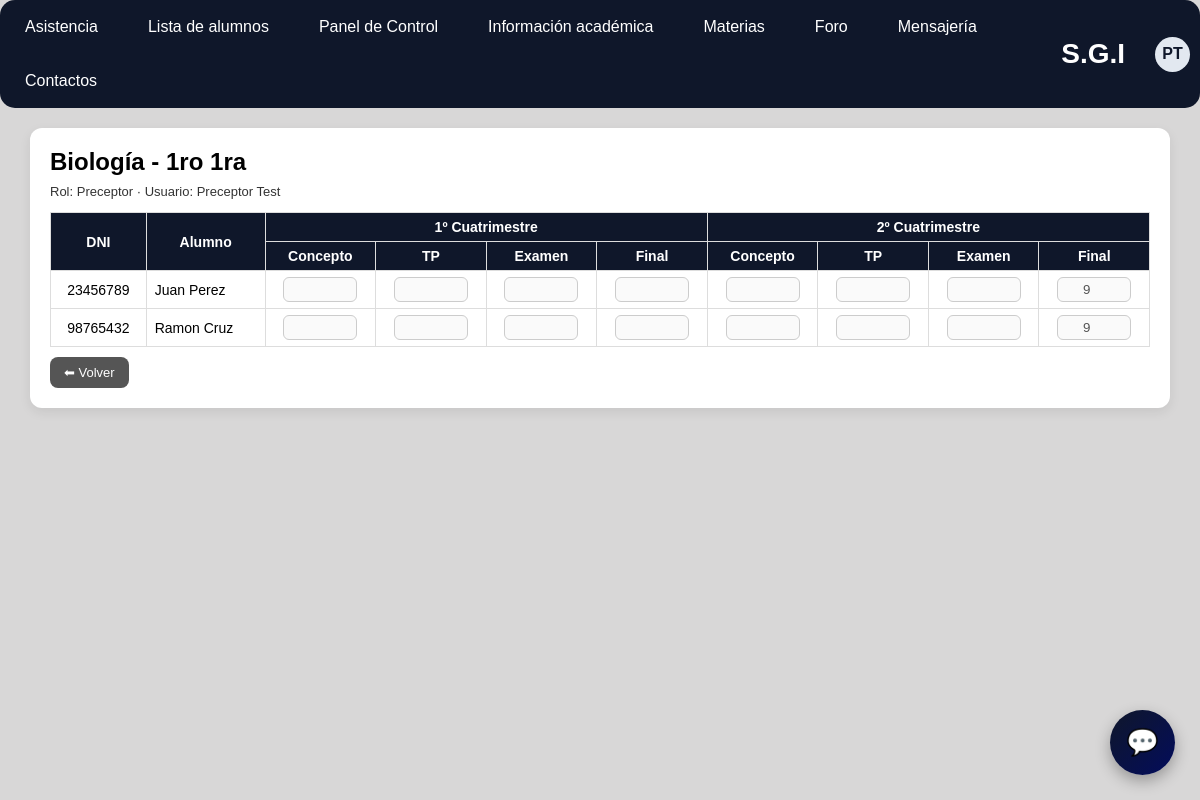
Page /S.G.I-Campus-VerFINAL-7mo7ma/notas_curso.php?curso_id=1&materia_id=85 (signed in) on the committed database.
### tables this page shows
CREATE TABLE `materias` (
  `id` int(10) UNSIGNED NOT NULL,
  `nombre` varchar(120) NOT NULL COMMENT 'ej: matematicas, fisica, etc'
);

CREATE TABLE `curso` (
  `id` int(11) NOT NULL,
  `curso_year_id` int(11) NOT NULL,
  `curso_division_id` int(11) NOT NULL,
  `modalidad_id` int(11) DEFAULT NULL COMMENT 'NULL = Ciclo basico/ninguna modalidad'
);

CREATE TABLE `curso_year` (
  `id` int(11) NOT NULL,
  `year` varchar(20) NOT NULL COMMENT 'ej: "1ro", "2da", etc'
);

CREATE TABLE `curso_division` (
  `id` int(11) NOT NULL,
  `division` varchar(20) NOT NULL COMMENT 'ej: 7ma, 6to, A, etc'
);

CREATE TABLE `usuarios` (
  `dni` int(10) UNSIGNED NOT NULL,
  `password` varchar(100) NOT NULL,
  `nombre` varchar(100) NOT NULL,
  `telefono` varchar(30) DEFAULT NULL,
  `rol` enum('root','admin','directivo','jefe_preceptores','jefe_area','jefe_taller','jefe_departamento','preceptor','profesor','familia') NOT NULL DEFAULT 'familia',
  `password_changed` tinyint(1) NOT NULL DEFAULT 1
);

### S.G.I-Campus-VerFINAL-7mo7ma/helpers_academico.php (called while the page is built, shortened)
<?php
function currentYearEscolarId(PDO $pdo): int {
    $stmt = $pdo->query("SELECT id FROM year_escolar ORDER BY year DESC LIMIT 1");
    $id = $stmt->fetchColumn();
    return $id ? (int)$id : 1;
}
function usuarioTieneAccesoACurso(string $rol, int $dni, int $cursoId, int $yearId): bool {
    $pdo = db();
    $params = [':dni' => $dni, ':curso' => $cursoId, ':year' => $yearId];
    switch ($rol) {
        case 'preceptor':
            $sql = "
                SELECT 1
                FROM preceptor_curso
                WHERE preceptor_dni = :dni
                  AND curso_id = :curso
                  AND year_escolar_id = :year
                LIMIT 1
            ";
            break;
    }
    $stmt = $pdo->prepare($sql);
    $stmt->execute($params);
    return (bool)$stmt->fetchColumn();
}
function materiasDeCursoParaUsuario(string $rol, int $dni, int $cursoId, int $yearId): array {
    $pdo = db();
    $params = [':curso' => $cursoId, ':year' => $yearId];
    if ($rol === 'profesor') {
        $sql = "
            SELECT DISTINCT m.id, m.nombre
            FROM docente_materia_curso dmc
            JOIN curso_materia cm ON dmc.curso_materia_id = cm.id
            JOIN materias m       ON cm.materia_id        = m.id
            WHERE dmc.maestro_dni = :dni
              AND cm.curso_id = :curso
              AND cm.year_escolar_id = :year
            ORDER BY m.nombre
        ";
        $params[':dni'] = $dni;
    } else {
        $sql = "
            SELECT DISTINCT m.id, m.nombre
            FROM curso_materia cm
            JOIN materias m ON cm.materia_id = m.id
            WHERE cm.curso_id = :curso
              AND cm.year_escolar_id = :year
            ORDER BY m.nombre
        ";
    }
    $stmt = $pdo->prepare($sql);
    $stmt->execute($params);
    return $stmt->fetchAll();
}
function infoCurso(int $cursoId): ?array {
    $pdo = db();
    $sql = "
        SELECT c.id, cy.year, cd.division, c.modalidad_id, mo.nombre AS modalidad_nombre
        FROM curso c
        JOIN curso_year cy ON c.curso_year_id = cy.id
        JOIN curso_division cd ON c.curso_division_id = cd.id
        LEFT JOIN modalidad mo ON c.modalidad_id = mo.id
        WHERE c.id = :id
        LIMIT 1
    ";
    $stmt = $pdo->prepare($sql);
    $stmt->execute([':id' => $cursoId]);
    $row = $stmt->fetch();
    return $row ?: null;
}

### S.G.I-Campus-VerFINAL-7mo7ma/notas_curso.php (the view, shortened to what this page needs)
<?php
require_once 'auth.php';
require_once 'helpers_academico.php';
$pdo     = db();
$rol     = strtolower(trim($_SESSION['rol']));
$dni     = (int)($_SESSION['dni'] ?? 0);
$usuario = $_SESSION['usuario'] ?? '';
$yearId  = currentYearEscolarId($pdo);
$cursoId   = isset($_GET['curso_id']) ? (int)$_GET['curso_id'] : 0;
$materiaId = isset($_GET['materia_id']) ? (int)$_GET['materia_id'] : 0;
if (!usuarioTieneAccesoACurso($rol, $dni, $cursoId, $yearId) && $rol !== 'directivo') {
    http_response_code(403);
    echo "<p style='text-align:center;margin-top:40px;font-family:sans-serif'>
            No tenés acceso a este curso.
          </p>";
    exit;
}
$materias = materiasDeCursoParaUsuario($rol, $dni, $cursoId, $yearId);
$materiaNombre  = '';
foreach ($materias as $m) {
    if ((int)$m['id'] === $materiaId) {
        $materiaNombre = $m['nombre'];
        break;
    }
}
$infoCurso = infoCurso($cursoId);
$cursoLabel = htmlspecialchars($infoCurso['year'] . ' ' . $infoCurso['division']);
$verListado = in_array($rol, ['profesor','preceptor','directivo'], true);
$verPanel   = in_array($rol, ['preceptor','directivo'], true);
$soloLectura = ($rol !== 'profesor');
if ($rol === 'alumno') {
    $sqlAlu = "
        SELECT u.dni, u.nombre
        FROM asignado_alumno aa
        JOIN usuarios u ON u.dni = aa.alumno_dni
        WHERE aa.curso_id = :curso
          AND aa.year_escolar_id = :year
          AND aa.estado = 'activo'
          AND aa.alumno_dni = :dni
        ORDER BY u.nombre
    ";
    $paramsAlu = [':curso' => $cursoId, ':year' => $yearId, ':dni' => $dni];
} else {
    $sqlAlu = "
        SELECT u.dni, u.nombre
        FROM asignado_alumno aa
        JOIN usuarios u ON u.dni = aa.alumno_dni
        WHERE aa.curso_id = :curso
          AND aa.year_escolar_id = :year
          AND aa.estado = 'activo'
        ORDER BY u.nombre
    ";
    $paramsAlu = [':curso' => $cursoId, ':year' => $yearId];
}
$stmtAlu = $pdo->prepare($sqlAlu);
$stmtAlu->execute($paramsAlu);
$alumnos = $stmtAlu->fetchAll();
$notasDet = [];
if (!empty($alumnos)) {
    $dniList = array_column($alumnos, 'dni');
    $placeholders = implode(',', array_fill(0, count($dniList), '?'));
    $sqlNotas = "
        SELECT alumno_dni, cuatrimestre,
               nota_concepto, nota_tp, nota_examen, nota_final
        FROM notas_detalle
        WHERE materia_id = ?
          AND year_escolar_id = ?
          AND alumno_dni IN ($placeholders)
    ";
    $params = array_merge([$materiaId, $yearId], $dniList);
    $stmtNotas = $pdo->prepare($sqlNotas);
    $stmtNotas->execute($params);
    while ($row = $stmtNotas->fetch(PDO::FETCH_ASSOC)) {
        $aDni = (int)$row['alumno_dni'];
        $c    = (string)$row['cuatrimestre'];
        $notasDet[$aDni][$c] = [
            'concepto' => $row['nota_concepto'],
            'tp'       => $row['nota_tp'],
            'examen'   => $row['nota_examen'],
            'final'    => $row['nota_final'],
        ];
    }
}
?>
<!DOCTYPE html>
<html lang="es">
<head>
  <link rel="stylesheet" href="css/menuHamburguesa.css">
  <link rel="stylesheet" href="css/navbar.css">
  <link rel="stylesheet" href="css/avatar.css">
  <link rel="stylesheet" href="css/ChatFlotante.css">
</head>
<body>
<div class="navbar">
  <div class="menu">
    <?php if ($verListado): ?>
      <a href="asistencia.php" onclick="closeMenu()">Asistencia</a>
      <a href="lista.alumnos.php">Lista de alumnos</a>
    <?php endif; ?>
    <?php if ($verPanel): ?>
      <a href="panel_control.php">Panel de Control</a>
    <?php endif; ?>
    <a href="infoacademica.php">Información académica</a>
    <a href="materias.php">Materias</a>
    <a href="foro.php" onclick="closeMenu()">Foro</a>
    <a href="msg.php">Mensajería</a>
    <a href="contactos.php">Contactos</a>
  </div>
  <span class="sgi-title">S.G.I</span>
  <div class="account" id="accountBtn">
    <div class="avatar" id="avatarInitials"></div>
  </div>
</div>
<div class="table-box">
  <h2 style="margin-top:0;margin-bottom:8px">
    <?= htmlspecialchars($materiaNombre); ?> - <?= $cursoLabel; ?>
  </h2>
  <p style="margin-top:0;font-size:13px;color:#333">
    Rol: <?= htmlspecialchars(ucfirst($rol)); ?> · Usuario: <?= htmlspecialchars($usuario ?: ''); ?>
  </p>
  <?php if (empty($alumnos)): ?>
    <p>No hay alumnos visibles para tu rol en este curso para este año.</p>
  <?php else: ?>
    <form id="formNotas" method="post">
      <table>
        <tr>
          <th rowspan="2">DNI</th>
          <th rowspan="2">Alumno</th>
          <th colspan="4">1º Cuatrimestre</th>
          <th colspan="4">2º Cuatrimestre</th>
        </tr>
        <tr>
          <th>Concepto</th>
          <th>TP</th>
          <th>Examen</th>
          <th>Final</th>
          <th>Concepto</th>
          <th>TP</th>
          <th>Examen</th>
          <th>Final</th>
        </tr>
        <?php foreach ($alumnos as $a):
          $dniAlu   = (int)$a['dni'];
          $nombreAl = htmlspecialchars($a['nombre']);
          $nd1 = $notasDet[$dniAlu]['1'] ?? [];
          $nd2 = $notasDet[$dniAlu]['2'] ?? [];
          $c1ConceptoVal = $nd1['concepto'] ?? '';
          $c1TpVal       = $nd1['tp']       ?? '';
          $c1ExamenVal   = $nd1['examen']   ?? '';
          $c1Final       = $nd1['final']    ?? '';
          $c2ConceptoVal = $nd2['concepto'] ?? '';
          $c2TpVal       = $nd2['tp']       ?? '';
          $c2ExamenVal   = $nd2['examen']   ?? '';
          $c2Final       = $nd2['final']    ?? '';
        ?>
        <tr>
          <td><?= $dniAlu; ?></td>
          <td style="text-align:left;padding-left:8px"><?= $nombreAl; ?></td>
          <td>
            <input type="number" min="1" max="10" step="0.01"
                   name="notas[<?= $dniAlu; ?>][c1_concepto]"
                   data-cuatr="1" data-tipo="concepto"
                   oninput="calcFila(this)"
                   value="<?= $c1ConceptoVal !== '' ? (float)$c1ConceptoVal : ''; ?>"
                   <?= $soloLectura ? 'disabled' : ''; ?>>
          </td>
          <td>
            <input type="number" min="1" max="10" step="0.01"
                   name="notas[<?= $dniAlu; ?>][c1_tp]"
                   data-cuatr="1" data-tipo="tp"
                   oninput="calcFila(this)"
                   value="<?= $c1TpVal !== '' ? (float)$c1TpVal : ''; ?>"
                   <?= $soloLectura ? 'disabled' : ''; ?>>
          </td>
          <td>
            <input type="number" min="1" max="10" step="0.01"
                   name="notas[<?= $dniAlu; ?>][c1_examen]"
                   data-cuatr="1" data-tipo="examen"
                   oninput="calcFila(this)"
                   value="<?= $c1ExamenVal !== '' ? (float)$c1ExamenVal : ''; ?>"
                   <?= $soloLectura ? 'disabled' : ''; ?>>
          </td>
          <td>
            <input type="number" disabled data-cuatr="1" data-tipo="final"
                   value="<?= $c1Final !== '' ? (float)$c1Final : ''; ?>">
          </td>
          <td>
            <input type="number" min="1" max="10" step="0.01"
                   name="notas[<?= $dniAlu; ?>][c2_concepto]"
                   data-cuatr="2" data-tipo="concepto"
                   oninput="calcFila(this)"
                   value="<?= $c2ConceptoVal !== '' ? (float)$c2ConceptoVal : ''; ?>"
                   <?= $soloLectura ? 'disabled' : ''; ?>>
          </td>
          <td>
            <input type="number" min="1" max="10" step="0.01"
                   name="notas[<?= $dniAlu; ?>][c2_tp]"
                   data-cuatr="2" data-tipo="tp"
                   oninput="calcFila(this)"
                   value="<?= $c2TpVal !== '' ? (float)$c2TpVal : ''; ?>"
                   <?= $soloLectura ? 'disabled' : ''; ?>>
          </td>
          <td>
            <input type="number" min="1" max="10" step="0.01"
                   name="notas[<?= $dniAlu; ?>][c2_examen]"
                   data-cuatr="2" data-tipo="examen"
                   oninput="calcFila(this)"
                   value="<?= $c2ExamenVal !== '' ? (float)$c2ExamenVal : ''; ?>"
                   <?= $soloLectura ? 'disabled' : ''; ?>>
          </td>
          <td>
            <input type="number" disabled data-cuatr="2" data-tipo="final"
                   value="<?= $c2Final !== '' ? (float)$c2Final : ''; ?>">
          </td>
        </tr>
        <?php endforeach; ?>
      </table>
      <button class="boton-volver" type="button" onclick="history.back()">⬅ Volver</button>
    </form>
  <?php endif; ?>
</div>
<a href="msg.php"><button id="boton-flotante">💬</button></a>
</body>
</html>

### S.G.I-Campus-VerFINAL-7mo7ma/css/navbar.css (style rules this page uses)
.navbar { background: #0f172a; color: white; display: flex; align-items: center; padding: 10px; z-index: 1001; border-radius: 15px; }
.menu { display: flex; gap: 20px; flex-wrap: wrap; }
.menu a { color: white; text-decoration: none; padding: 8px 15px; font-size: 16px; }

### S.G.I-Campus-VerFINAL-7mo7ma/css/avatar.css (style rules this page uses)
.account { display: flex; align-items: center; margin-left: 15px; position: relative; cursor: pointer; }
.avatar { width: 35px; height: 35px; border-radius: 50%; background: #e2e8f0; color: #0f172a; font-weight: bold; display: flex; align-items: center; justify-content: center; }

### S.G.I-Campus-VerFINAL-7mo7ma/css/ChatFlotante.css (style rules this page uses)
#boton-flotante { position: fixed; bottom: 25px; right: 25px; background: linear-gradient(135deg, #0f172a, #030c5c); color: white; border: none; border-radius: 50%; width: 65px; height: 65px; font-size: 26px; cursor: pointer; box-shadow: 0 6px 15px rgba(0,0,0,0.3); transition: all 0.3s ease; z-index: 999; }

### S.G.I-Campus-VerFINAL-7mo7ma/notas_curso.php (style rules this page uses)
body { margin:0;font-family:Arial,sans-serif;background:#d8d7d7; }
.sgi-title { margin-left:auto;font-weight:bold;padding:8px 15px;font-size:28px; }
.table-box { background:white; padding:20px; border-radius:12px; box-shadow:0 4px 12px rgba(0,0,0,0.08); max-width:1100px; margin:20px auto; }
table { width:100%;border-collapse:collapse;font-size:14px }
th,td { border:1px solid #ddd;padding:6px;text-align:center }
th { background:#0f172a;color:white }
input[type=number] { width:64px; text-align:center; padding:4px; border-radius:6px; border:1px solid #ccc }
.boton-volver { margin-top:10px; padding:8px 14px; background:#555; color:white; border:none; border-radius:8px; cursor:pointer; font-size:13px; }

### rows in the picture
materias: nombre "Biología"
curso: curso_year.division "1ro 1ra"
usuarios: dni "23456789", nombre "Juan Perez", dni "9"
usuarios: dni "98765432", nombre "Ramon Cruz", dni "9"

### other values in the picture
$rol "Preceptor"
$usuario ?: '' "Preceptor Test"
